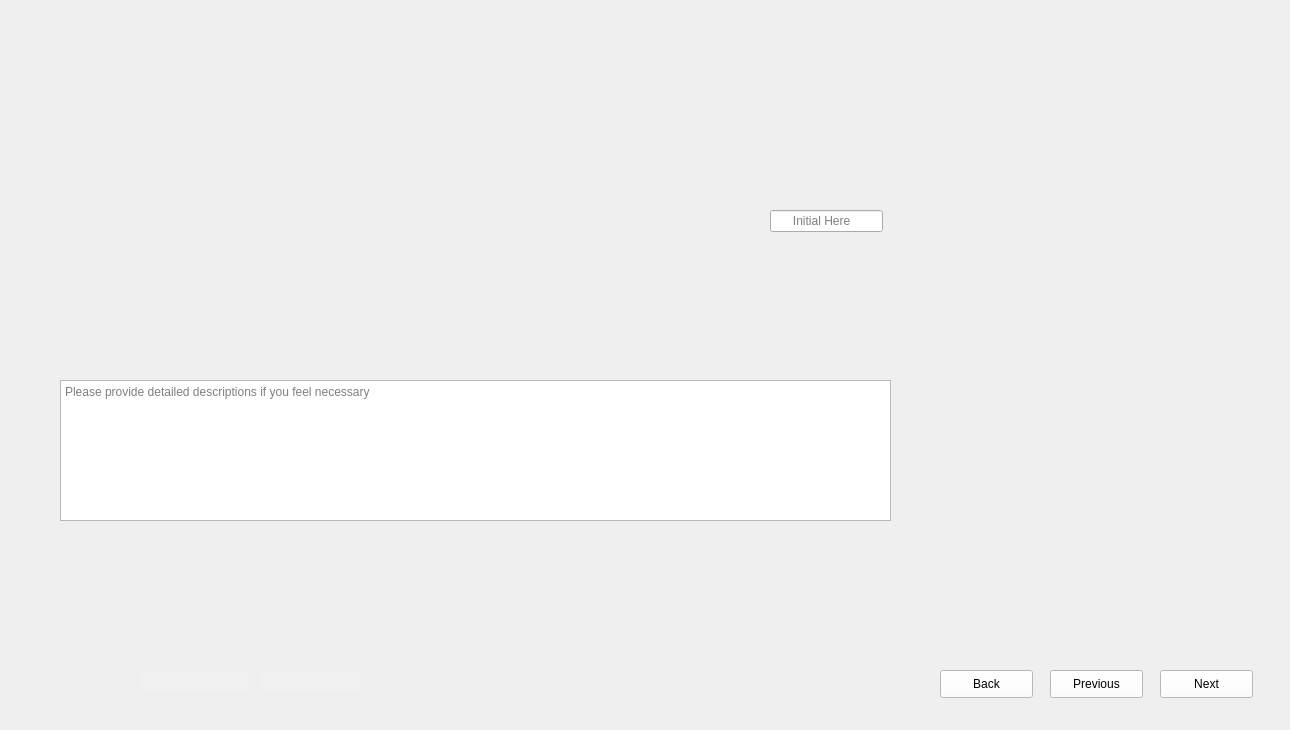
<?xml version="1.0" encoding="UTF-8"?>
<ui version="4.0">
 <class>Form</class>
 <widget class="QWidget" name="Form">
  <property name="geometry">
   <rect>
    <x>0</x>
    <y>0</y>
    <width>1290</width>
    <height>730</height>
   </rect>
  </property>
  <property name="windowTitle">
   <string>Form</string>
  </property>
  <widget class="QLabel" name="label">
   <property name="geometry">
    <rect>
     <x>0</x>
     <y>0</y>
     <width>1290</width>
     <height>730</height>
    </rect>
   </property>
   <property name="styleSheet">
    <string notr="true">background-image: url(:/images/images/Dice Framing Piezo_3.png);</string>
   </property>
   <property name="text">
    <string/>
   </property>
  </widget>
  <widget class="QLineEdit" name="lineEdit_Data">
   <property name="geometry">
    <rect>
     <x>770</x>
     <y>210</y>
     <width>113</width>
     <height>22</height>
    </rect>
   </property>
   <property name="placeholderText">
    <string>      Initial Here</string>
   </property>
  </widget>
  <widget class="QTextEdit" name="textEdit_Comments">
   <property name="geometry">
    <rect>
     <x>60</x>
     <y>380</y>
     <width>831</width>
     <height>141</height>
    </rect>
   </property>
   <property name="placeholderText">
    <string>Please provide detailed descriptions if you feel necessary </string>
   </property>
  </widget>
  <widget class="QLineEdit" name="lineEdit_Dates">
   <property name="geometry">
    <rect>
     <x>140</x>
     <y>670</y>
     <width>113</width>
     <height>22</height>
    </rect>
   </property>
   <property name="styleSheet">
    <string notr="true">QLineEdit{
background-color: rgb(240, 240, 240);
border: none;
}</string>
   </property>
  </widget>
  <widget class="QLineEdit" name="lineEdit_Steps">
   <property name="geometry">
    <rect>
     <x>260</x>
     <y>670</y>
     <width>101</width>
     <height>22</height>
    </rect>
   </property>
   <property name="styleSheet">
    <string notr="true">QLineEdit{
background-color: rgb(240, 240, 240);
border: none;
}</string>
   </property>
  </widget>
  <widget class="QPushButton" name="pushButton_Next">
   <property name="geometry">
    <rect>
     <x>1160</x>
     <y>670</y>
     <width>93</width>
     <height>28</height>
    </rect>
   </property>
   <property name="styleSheet">
    <string notr="true">QPushButton{
background-color: rgb(255, 255, 255);
height: 35px;
}
QPushButton::hover{
background-color: rgb(0, 0, 255);
}
QPushButton:pressed{
padding-top:7px;
padding-top:7px;
}</string>
   </property>
   <property name="text">
    <string>Next</string>
   </property>
  </widget>
  <widget class="QPushButton" name="pushButton_Previous">
   <property name="geometry">
    <rect>
     <x>1050</x>
     <y>670</y>
     <width>93</width>
     <height>28</height>
    </rect>
   </property>
   <property name="styleSheet">
    <string notr="true">QPushButton{
background-color: rgb(255, 255, 255);
height: 35px;
}
QPushButton::hover{
background-color: rgb(0, 0, 255);
}
QPushButton:pressed{
padding-top:7px;
padding-top:7px;
}</string>
   </property>
   <property name="text">
    <string>Previous</string>
   </property>
  </widget>
  <widget class="QPushButton" name="pushButton_Back">
   <property name="geometry">
    <rect>
     <x>940</x>
     <y>670</y>
     <width>93</width>
     <height>28</height>
    </rect>
   </property>
   <property name="styleSheet">
    <string notr="true">QPushButton{
background-color: rgb(255, 255, 255);
height: 35px;
}
QPushButton::hover{
background-color: rgb(0, 0, 255);
}
QPushButton:pressed{
padding-top:7px;
padding-top:7px;
}</string>
   </property>
   <property name="text">
    <string>Back</string>
   </property>
  </widget>
 </widget>
 <resources>
  <include location="D:/ECED4901SYPIIFiles/SNYProject/UI_design/LoginUI_Design/resource.qrc"/>
 </resources>
 <connections/>
</ui>
